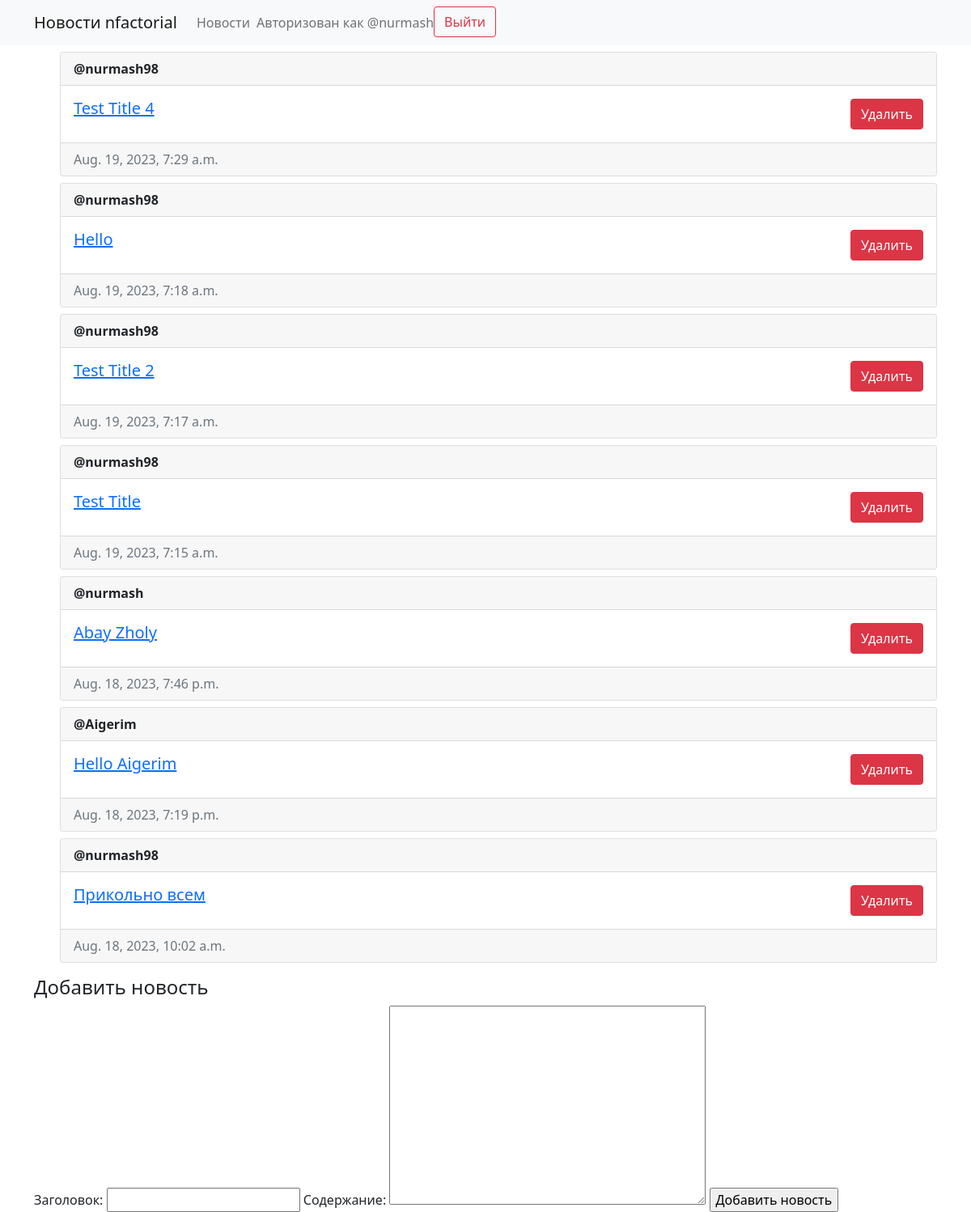
Page /news/ (signed in) on the committed database.
### news/models.py (models this page shows, shortened)
class News(models.Model):
    author = models.ForeignKey(User, on_delete=models.CASCADE)
    title = models.CharField(max_length=200)
    content = models.TextField()
    created_at = models.DateTimeField(auto_now_add=True)

### news/views.py (the view, shortened to what this page needs)
# urls.py: path('', views.NewsView.as_view(),  name='news'),
class NewsView(View):
    def get(self, request):
        news = News.objects.all().order_by('-created_at')
        form = NewsForm()
        return render(request, 'news/index.html', {'list_news': news, 'form': form})

### news/models.py
class NewsForm(forms.ModelForm):
    class Meta:
        model = News
        fields = ['title', 'content']
        labels = {
            'title' : 'Заголовок',
            'content' : 'Содержание'
        }

### news/templates/news/index.html (shortened to what this page needs)
{% extends 'news/base.html' %}
    {% block nav %}
    <ol>
        {% for news in list_news %}
            <div class="card mt-2">
                <div class="card-header"><strong>@{{ news.author.username }}</strong></div>
                <div class="card-body d-flex flex-row justify-content-between">
                  <div>
                    <h5 class="card-title">
                        <a href="{% url 'news:news_detail' news.id %}">{{news.title}}</a>
                    </h5>
                  </div>
                  <div>
                    {% if user == news.author or perms.news.delete_news %}
                        <form action="{% url 'news:delete_news' news.id %}" method="post">
                            <button type="submit" class="btn btn-danger" >Удалить</button>
                        </form>
                    {% endif %}
                  </div>
                </div>
                <div class="card-footer text-muted">{{news.created_at}}</div>
              </div>
        {% empty %}
            <p>Нет новости</p>
        {% endfor %}
    </ol>
    {% endblock %}
    {% block comments_news %}
        <h4>Добавить новость</h4>
        <form method = "post">
            {{ form }}
            <input type="submit" value="Добавить новость">
        </form>
    {% endblock %}

### news/templates/news/base.html (shortened to what this page needs)
<!DOCTYPE html>
<html lang="en">
<head>
    <link rel="stylesheet" href="https://cdn.jsdelivr.net/npm/bootstrap@5.0.2/dist/css/bootstrap.min.css">
</head>
<body>
    <nav class="navbar navbar-expand-lg navbar-light bg-light">
        <div class="container">
            <a class="navbar-brand" href="#">Новости nfactorial</a>
            <div class="collapse navbar-collapse" id="navbarNav">
                <ul class="navbar-nav mr-auto">
                    <li class="nav-item">
                        <a class="nav-link" href="/news">Новости</a>
                    </li>
                    {% if user.is_authenticated %}
                    <span class="navbar-text">
                        Авторизован как @{{ user.username }}
                    </span>
                    <li class="nav-item">
                        <a class="btn btn-outline-danger" href="{% url 'logout' %}">Выйти</a>
                    </li>
                    {% else %}
                    <li class="nav-item">
                        <a class="btn btn-outline-primary" href="{% url 'login' %}">Войти</a>
                    </li>
                    {% endif %}
                </ul>
            </div>
        </div>
    </nav>
    <div class="container">
        {% block nav %}{% endblock %}
    </div>
    <div class="container">
            {% if user.is_authenticated %}
                {% block comments_news %}{% endblock %}
            {% else %}
                <div class="alert alert-danger" role="alert">
                    Вы не авторизованы!
                </div>
            {% endif %}
    </div>
</body>
</html>

### rows in the picture
News: author.username "nurmash98", title "Test Title 4", shows "Удалить", created_at "Aug. 19, 2023, 7:29 a.m."
News: author.username "nurmash98", title "Hello", shows "Удалить", created_at "Aug. 19, 2023, 7:18 a.m."
News: author.username "nurmash98", title "Test Title 2", shows "Удалить", created_at "Aug. 19, 2023, 7:17 a.m."
News: author.username "nurmash98", title "Test Title", shows "Удалить", created_at "Aug. 19, 2023, 7:15 a.m."
News: author.username "nurmash", title "Abay Zholy", shows "Удалить", created_at "Aug. 18, 2023, 7:46 p.m."
News: author.username "Aigerim", title "Hello Aigerim", shows "Удалить", created_at "Aug. 18, 2023, 7:19 p.m."
News: author.username "nurmash98", title "Прикольно всем", shows "Удалить", created_at "Aug. 18, 2023, 10:02 a.m."

### other values in the picture
{{ user.username }} "nurmash"
